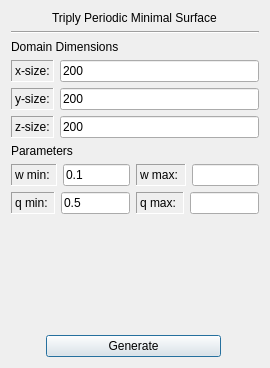
<?xml version="1.0" encoding="UTF-8"?>
<ui version="4.0">
 <class>tpmsgenerator</class>
 <widget class="QDialog" name="tpmsgenerator">
  <property name="geometry">
   <rect>
    <x>0</x>
    <y>0</y>
    <width>270</width>
    <height>368</height>
   </rect>
  </property>
  <property name="windowTitle">
   <string>Dialog</string>
  </property>
  <layout class="QVBoxLayout" name="verticalLayout_2">
   <item>
    <layout class="QVBoxLayout" name="verticalLayout_7">
     <item>
      <layout class="QVBoxLayout" name="verticalLayout_6">
       <item>
        <layout class="QVBoxLayout" name="verticalLayout_5">
         <item alignment="Qt::AlignHCenter">
          <widget class="QLabel" name="randFiberGenerationsLabel">
           <property name="maximumSize">
            <size>
             <width>16777215</width>
             <height>30</height>
            </size>
           </property>
           <property name="styleSheet">
            <string notr="true">font: 75 16pt &quot;Serif&quot;;</string>
           </property>
           <property name="text">
            <string>Triply Periodic Minimal Surface</string>
           </property>
          </widget>
         </item>
        </layout>
       </item>
       <item>
        <widget class="Line" name="line">
         <property name="orientation">
          <enum>Qt::Horizontal</enum>
         </property>
        </widget>
       </item>
       <item>
        <layout class="QVBoxLayout" name="verticalLayout">
         <item>
          <widget class="QLabel" name="label_3">
           <property name="maximumSize">
            <size>
             <width>16777215</width>
             <height>20</height>
            </size>
           </property>
           <property name="styleSheet">
            <string notr="true">font: 11pt &quot;Serif&quot;;</string>
           </property>
           <property name="text">
            <string>Domain Dimensions</string>
           </property>
          </widget>
         </item>
         <item>
          <layout class="QHBoxLayout" name="horizontalLayout">
           <item>
            <widget class="QLabel" name="xSizeLabel">
             <property name="styleSheet">
              <string notr="true">font: 10pt &quot;Serif&quot;;</string>
             </property>
             <property name="frameShape">
              <enum>QFrame::Panel</enum>
             </property>
             <property name="frameShadow">
              <enum>QFrame::Sunken</enum>
             </property>
             <property name="text">
              <string>x-size:</string>
             </property>
            </widget>
           </item>
           <item>
            <widget class="QLineEdit" name="xSizeEdit">
             <property name="styleSheet">
              <string notr="true">font: 10pt &quot;Serif&quot;;</string>
             </property>
             <property name="text">
              <string>200</string>
             </property>
            </widget>
           </item>
          </layout>
         </item>
         <item>
          <layout class="QHBoxLayout" name="horizontalLayout_2">
           <item>
            <widget class="QLabel" name="ySizeLabel">
             <property name="styleSheet">
              <string notr="true">font: 10pt &quot;Serif&quot;;</string>
             </property>
             <property name="frameShape">
              <enum>QFrame::Panel</enum>
             </property>
             <property name="frameShadow">
              <enum>QFrame::Sunken</enum>
             </property>
             <property name="text">
              <string>y-size:</string>
             </property>
            </widget>
           </item>
           <item>
            <widget class="QLineEdit" name="ySizeEdit">
             <property name="styleSheet">
              <string notr="true">font: 10pt &quot;Serif&quot;;</string>
             </property>
             <property name="text">
              <string>200</string>
             </property>
            </widget>
           </item>
          </layout>
         </item>
         <item>
          <layout class="QHBoxLayout" name="horizontalLayout_3">
           <item>
            <widget class="QLabel" name="zSizeLabel">
             <property name="styleSheet">
              <string notr="true">font: 10pt &quot;Serif&quot;;</string>
             </property>
             <property name="frameShape">
              <enum>QFrame::Panel</enum>
             </property>
             <property name="frameShadow">
              <enum>QFrame::Sunken</enum>
             </property>
             <property name="text">
              <string>z-size:</string>
             </property>
            </widget>
           </item>
           <item>
            <widget class="QLineEdit" name="zSizeEdit">
             <property name="styleSheet">
              <string notr="true">font: 10pt &quot;Serif&quot;;</string>
             </property>
             <property name="text">
              <string>200</string>
             </property>
            </widget>
           </item>
          </layout>
         </item>
        </layout>
       </item>
      </layout>
     </item>
    </layout>
   </item>
   <item>
    <widget class="QLabel" name="fibAngleVarLabel">
     <property name="maximumSize">
      <size>
       <width>16777215</width>
       <height>20</height>
      </size>
     </property>
     <property name="styleSheet">
      <string notr="true">font: 11pt &quot;Serif&quot;;</string>
     </property>
     <property name="text">
      <string>Parameters</string>
     </property>
    </widget>
   </item>
   <item>
    <layout class="QHBoxLayout" name="horizontalLayout_4">
     <item>
      <widget class="QLabel" name="xminLabel">
       <property name="styleSheet">
        <string notr="true">font: 10pt &quot;Serif&quot;;</string>
       </property>
       <property name="frameShape">
        <enum>QFrame::Panel</enum>
       </property>
       <property name="frameShadow">
        <enum>QFrame::Sunken</enum>
       </property>
       <property name="text">
        <string>w min: </string>
       </property>
      </widget>
     </item>
     <item>
      <widget class="QLineEdit" name="wMinEdit">
       <property name="styleSheet">
        <string notr="true">font: 10pt &quot;Serif&quot;;</string>
       </property>
       <property name="text">
        <string>0.1</string>
       </property>
      </widget>
     </item>
     <item>
      <widget class="QLabel" name="xMaxLabel">
       <property name="styleSheet">
        <string notr="true">font: 10pt &quot;Serif&quot;;</string>
       </property>
       <property name="frameShape">
        <enum>QFrame::Panel</enum>
       </property>
       <property name="frameShadow">
        <enum>QFrame::Sunken</enum>
       </property>
       <property name="text">
        <string>w max: </string>
       </property>
      </widget>
     </item>
     <item>
      <widget class="QLineEdit" name="wMaxEdit">
       <property name="styleSheet">
        <string notr="true">font: 10pt &quot;Serif&quot;;</string>
       </property>
       <property name="text">
        <string/>
       </property>
      </widget>
     </item>
    </layout>
   </item>
   <item>
    <layout class="QHBoxLayout" name="horizontalLayout_5">
     <item>
      <widget class="QLabel" name="qMinLabel">
       <property name="styleSheet">
        <string notr="true">font: 10pt &quot;Serif&quot;;</string>
       </property>
       <property name="frameShape">
        <enum>QFrame::Panel</enum>
       </property>
       <property name="frameShadow">
        <enum>QFrame::Sunken</enum>
       </property>
       <property name="text">
        <string>q min: </string>
       </property>
      </widget>
     </item>
     <item>
      <widget class="QLineEdit" name="qMinEdit">
       <property name="styleSheet">
        <string notr="true">font: 10pt &quot;Serif&quot;;</string>
       </property>
       <property name="text">
        <string>0.5</string>
       </property>
      </widget>
     </item>
     <item>
      <widget class="QLabel" name="qMaxLabel">
       <property name="styleSheet">
        <string notr="true">font: 10pt &quot;Serif&quot;;</string>
       </property>
       <property name="frameShape">
        <enum>QFrame::Panel</enum>
       </property>
       <property name="frameShadow">
        <enum>QFrame::Sunken</enum>
       </property>
       <property name="text">
        <string>q max: </string>
       </property>
      </widget>
     </item>
     <item>
      <widget class="QLineEdit" name="qMaxEdit">
       <property name="styleSheet">
        <string notr="true">font: 10pt &quot;Serif&quot;;</string>
       </property>
       <property name="text">
        <string/>
       </property>
      </widget>
     </item>
    </layout>
   </item>
   <item>
    <spacer name="verticalSpacer">
     <property name="orientation">
      <enum>Qt::Vertical</enum>
     </property>
     <property name="sizeType">
      <enum>QSizePolicy::MinimumExpanding</enum>
     </property>
     <property name="sizeHint" stdset="0">
      <size>
       <width>20</width>
       <height>40</height>
      </size>
     </property>
    </spacer>
   </item>
   <item>
    <layout class="QHBoxLayout" name="horizontalLayout_6">
     <item>
      <spacer name="horizontalSpacer">
       <property name="orientation">
        <enum>Qt::Horizontal</enum>
       </property>
       <property name="sizeHint" stdset="0">
        <size>
         <width>37</width>
         <height>17</height>
        </size>
       </property>
      </spacer>
     </item>
     <item>
      <widget class="QPushButton" name="Generate">
       <property name="minimumSize">
        <size>
         <width>175</width>
         <height>0</height>
        </size>
       </property>
       <property name="styleSheet">
        <string notr="true">font: 11pt &quot;Serif&quot;;</string>
       </property>
       <property name="text">
        <string>Generate</string>
       </property>
      </widget>
     </item>
     <item>
      <spacer name="horizontalSpacer_2">
       <property name="orientation">
        <enum>Qt::Horizontal</enum>
       </property>
       <property name="sizeHint" stdset="0">
        <size>
         <width>40</width>
         <height>20</height>
        </size>
       </property>
      </spacer>
     </item>
    </layout>
   </item>
  </layout>
 </widget>
 <resources/>
 <connections/>
</ui>
